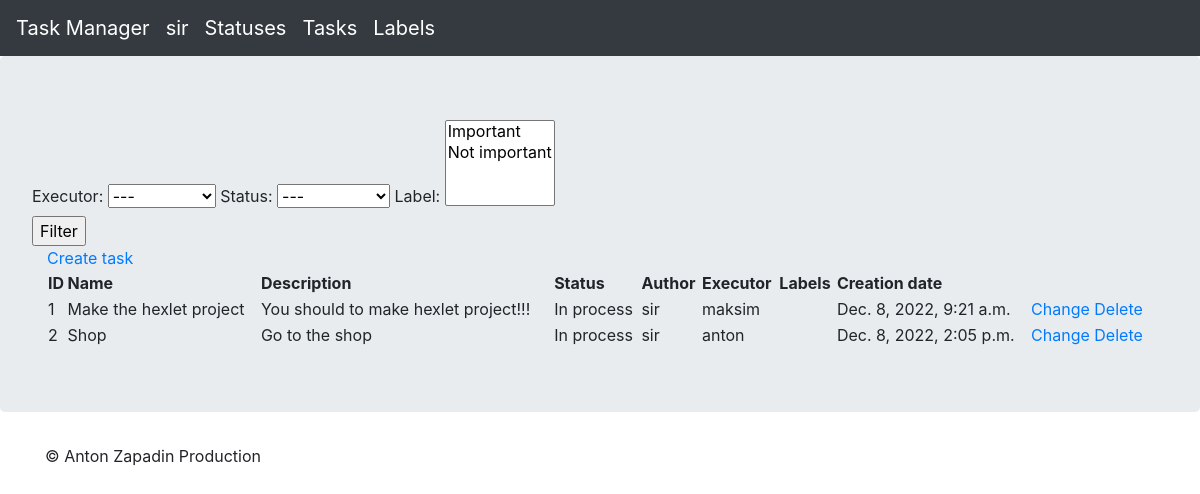
Page /tasks (signed in) on the earlier database version.
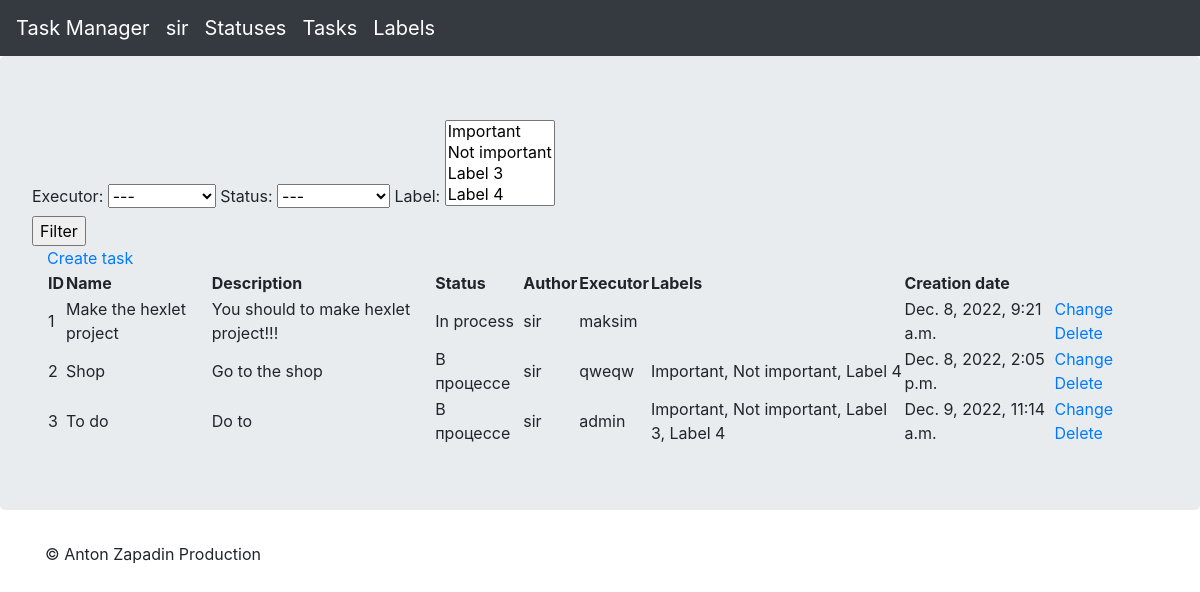
Same page on the later database version.
### tasks/models.py (models this page shows, shortened)
class Tasks(models.Model):
    name = models.CharField(
        unique=True,
        max_length=200,
        verbose_name=_('name'),
    )
    description = models.TextField(
        blank=True,
        max_length=400,
        verbose_name=_('description'),
    )
    author = models.ForeignKey(
        User,
        on_delete=models.PROTECT,
        related_name='author',
        verbose_name=_('author'),
    )
    executor = models.ForeignKey(
        User,
        on_delete=models.PROTECT,
        related_name='executor',
        verbose_name=_('executor'),
    )
    status = models.ForeignKey(
        Statuses,
        on_delete=models.PROTECT,
        verbose_name=_('status'),
    )
    labels = models.ManyToManyField(
        Labels,
        related_name='tasks',
        verbose_name=_('labels'),
    )
    pub_date = models.DateTimeField(
        auto_now_add=True,
        verbose_name=_('creation date'),
    )
    def get_labels(self):
        return list(self.labels.values_list('name', flat=True))

### statuses/models.py (models this page shows)
class Statuses(models.Model):
    name = models.CharField(
        max_length=200,
        verbose_name=_('name'),
    )
    pub_date = models.DateTimeField(
        auto_now_add=True,
        verbose_name=_('creation date'),
    )
    def __str__(self):
        return self.name

### tasks/views.py (the view)
# urls.py: path('', views.TasksView.as_view(), name='tasks'),
class TasksView(LoginRequiredMixin, View):
    login_url = 'login'
    def get(self, request, *args, **kwargs):
        tasks_list = self.filter()
        statuses_list = Statuses.objects.all()
        user_list = User.objects.all()
        labels_list = Labels.objects.all()
        context = {
            'statuses_list': statuses_list,
            'user_list': user_list,
            'labels_list': labels_list,
            'tasks_list': tasks_list,
        }
        return render(request, 'tasks/tasks_list.html', context=context)
    def filter(self):
        status_id = self.request.GET.get('status')
        executor_id = self.request.GET.get('executor')
        labels = self.request.GET.getlist('label')
        print(self.request.GET)
        qs = Tasks.objects.all()
        if status_id:
            qs = qs.filter(status_id=status_id)
        if executor_id:
            qs = qs.filter(executor_id=executor_id)
        if labels:
            qs = qs.filter(labels__in=labels)
        return qs

### templates/tasks/tasks_list.html (shortened to what this page needs)
{% extends 'task_manager/base.html' %}
{% load i18n %}
{% block content %}
<div class="jumbotron">
  {% include 'tasks/_task_filter.html' %}
  <div class="container">
    <table style = "width: 100%;">
      <a href=" {% url 'tasks:tasks_create' %}">{% trans "Create task"%}</a>
      <tr>
        <th>ID</th>
        <th>{% trans "Name" %}</th>
        <th>{% trans "Description" %}</th>
        <th>{% trans "Status" %}</th>
        <th>{% trans "Author" %}</th>
        <th>{% trans "Executor" %}</th>
        <th>{% trans "Labels" %}</th>
        <th>{% trans "Creation date" %}</th>
      </tr>
      {% for task in tasks_list %}
      <tr>
        <td>{{ task.id }}</td>
        <td>{{ task.name }}</td>
        <td>{{ task.description }}</td>
        <td>{{ task.status }}</td>
        <td>{{ task.author }}</td>
        <td>{{ task.executor }}</td>
        <td>{{ task.get_labels | join:", " }}</td>
        <td>{{ task.pub_date }}</td>
        <td>
          <a href=" {% url 'tasks:tasks_update' task.id %}">{% trans "Change" %}</a>
          <a href=" {% url 'tasks:tasks_delete' task.id %}">{% trans "Delete" %}</a>
        </td>
      </tr>
      {% endfor %}
    </table>
  </div>
</div>
{% endblock %}

### templates/tasks/_task_filter.html (shortened to what this page needs)
{% load i18n %}
<form action="{% url 'tasks:tasks' %}" method="get">
    <label for="executor">{% trans "Executor" %}:</label>
    <select name="executor" id="executor">
        <option value="">---</option>
    </select>
    <label for="status">{% trans "Status" %}:</label>
    <select name="status" id="status">
        <option value="">---</option>
    </select>
    <label for="label">{% trans "Label" %}:</label>
    <select name="label" id="label" multiple>
        {% for label in labels_list %}
        <option value="{{ label.id }}">{{ label.name }}</option>
        {% endfor %}
    </select>
    <br>
    <input type="submit" value="{% trans 'Filter' %}">
</form>

Differences in the rows shown:
changed Tasks "Shop": status "In process" → "В процессе"; executor "anton" → "qweqw"; get_labels (not shown) → "Important, Not important, Label 4"
added Tasks: id "3", name "To do", description "Do to", status "В процессе", author "sir", executor "admin", get_labels "Important, Not important, Label 3, Label 4", pub_date "Dec. 9, 2022, 11:14 a.m."
Other differences:
form field label: "Important / Not important" → "Important / Not important / Label 3 / Label 4"
